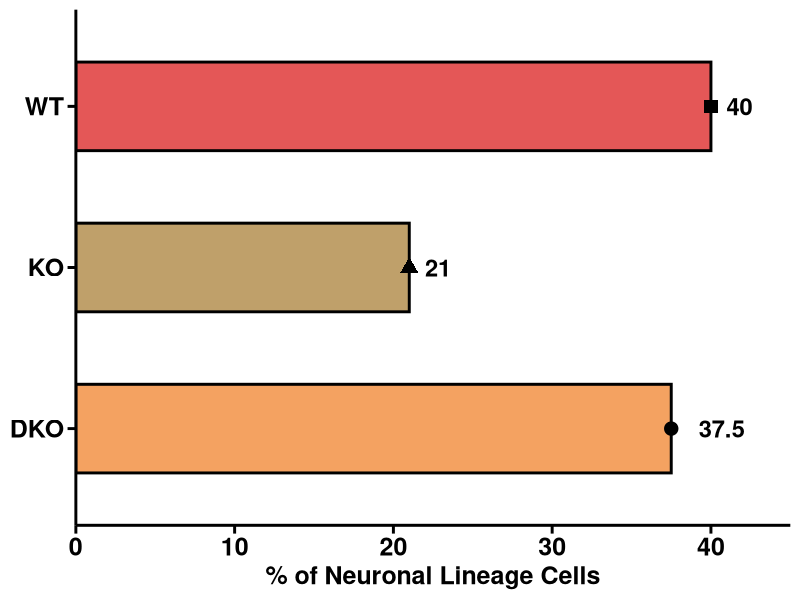
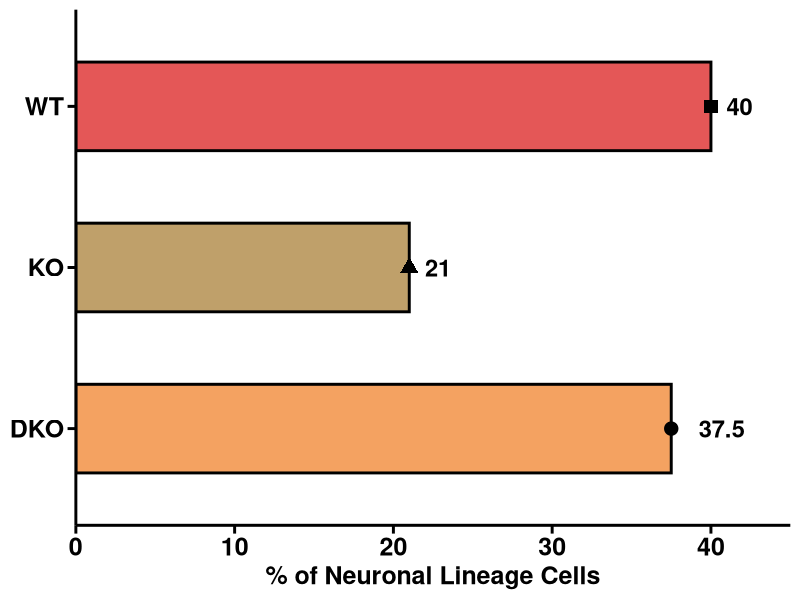

These figures' R source, in order:
{
  setwd("~/Library/CloudStorage/OneDrive-Personal/HKU PhD/Figure 5 new/Barplot")
  library(ggplot2)
}


# For total neural lineage percentage -------------------------------------
df <- data.frame(
  group = factor(c("WT", "KO", "DKO"), levels = c("DKO", "KO", "WT")),
  pct   = c(40, 21, 37.5)
)

bar_cols <- c(
  WT  = "#E45757",   # softer red
  KO  = "#BFA06A",   # lighter, less muddy brown
  DKO = "#F4A261"    # muted orange (more pastel)
)
shape_map <- c(WT = 15, KO = 17, DKO = 19)

ggplot(df, aes(x = group, y = pct, fill = group)) +
  geom_col(
    width = 0.55,
    color = "black",
    linewidth = 1        
  ) +
  geom_point(aes(shape = group), size = 4.2, color = "black") +
  geom_text(
    aes(label = pct),
    hjust = -0.6,
    size = 6,
    fontface = "bold"
  ) +
  scale_fill_manual(values = bar_cols, guide = "none") +
  scale_shape_manual(values = shape_map, guide = "none") +
  scale_y_continuous(
    limits = c(0, 45),
    breaks = seq(0, 45, 10),
    expand = c(0, 0)
  ) +
  labs(
    title = NULL,
    x = NULL,
    y = "% of Neuronal Lineage Cells"
  ) +
  theme_classic(base_size = 14) +
  theme(
    plot.title = element_text(size = 18, face = "bold", hjust = 0.5),
    axis.title.x = element_text(size = 18, face = "bold"),
    axis.title.y = element_text(size = 18, face = "bold"),
    axis.text.x = element_text(size = 18, face = "bold", color = "black"),
    axis.text.y = element_text(size = 18, face = "bold", color = "black"),
    axis.line = element_line(size = 1, color = "black"),
    axis.ticks = element_line(size = 1, color = "black"),
    axis.ticks.length = unit(6, "pt")
  ) + 
  coord_flip()

ggsave(
  "fig5_bar_flat_03.tiff",
  plot = last_plot(),
  width = 6.5,    
  height = 2,      
  units = "in",
  dpi = 600,
  limitsize = FALSE,
  compression = "lzw"
)
